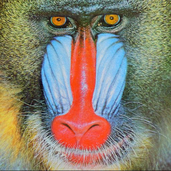
%> input picture Lab5-Segmentation/assets/baboon.png, 171 x 171 px, shrunk from 512 x 512 before the run
$ octave Task5.m   (GNU Octave 9; MATLAB toolbox functions it lacks are replaced by stand-ins)
%> lines starting %> are read from the running program, lines starting %| are printed output that depends on the picture
clear all; close all;
%% Read baboon image and create 3D scatter plot of RGB values
f = imread('../assets/baboon.png');
%> f is the input picture: size 171x171x3 uint8; mean R, G, B 137.4, 128.9, 113.2
[M, N, S] = size(f);
%> M = 171; N = 171; S = 3
F = reshape(f, [M*N S]);
R = F(:,1); G = F(:,2); B = F(:,3);
C = double(F)/255;

figure(1)
scatter3(R, G, B, 1, C);
xlabel('RED', 'FontSize', 14);
ylabel('GREEN', 'FontSize', 14);
zlabel('BLUE', 'FontSize', 14);
title('Baboon RGB Scatter Plot');

%% k-means clustering with different k values
k_values = [3, 5, 10, 15];
figure(2)
for i = 1:length(k_values)
    k = k_values(i);
    [L, centers] = imsegkmeans(f, k);
    J = label2rgb(L, im2double(centers));
    subplot(2, length(k_values), i)
    imshow(f)
    title(sprintf('Original (k=%d)', k));
    subplot(2, length(k_values), i + length(k_values))
    imshow(J)
    title(sprintf('Segmented k=%d', k));
end
%> this loop made 4 passes
%> centers on pass 1: [150 169 165; 223 100 67; 95 102 81]
%> pass 1, `[L, centers] = imsegkmeans(f, k);`:
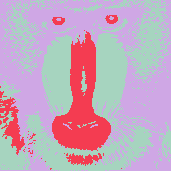
%> L: size 171x171 uint8; 3 distinct labels, from 1 to 3; one colour per label, 0 black
sgtitle('Baboon - k-means Segmentation');

%% Scatter plot with k=10 cluster centers overlaid
k = 10;
[L, centers] = imsegkmeans(f, k);
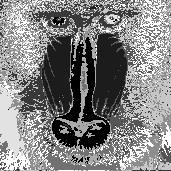
%> L: size 171x171 uint8; min 1, max 10, mean 5.6; drawn with min black and max white
%> centers = [235 80 49; 140 189 225; 60 60 47; 103 129 139; 175 174 161; 125 125 87; 218 108 107; 89 97 78; 193 165 79; 144 153 126]
figure(3)
scatter3(R, G, B, 1, C);
hold on
scatter3(centers(:,1), centers(:,2), centers(:,3), 100, 'black', 'filled');
xlabel('RED', 'FontSize', 14);
ylabel('GREEN', 'FontSize', 14);
zlabel('BLUE', 'FontSize', 14);
title(sprintf('Baboon RGB Scatter with k=%d Cluster Centers', k));

%% Display baboon segmented result (k=10)
J = label2rgb(L, im2double(centers));
figure(4)
montage({f, J});
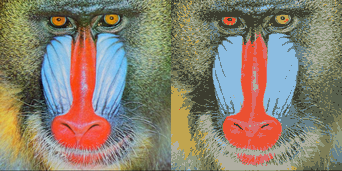
%> displayed picture: size 171x342x3, on the screen's scale of 0 to 255; mean R, G, B 137.4, 128.9, 113.2
title(sprintf('Baboon: Original vs Segmented (k=%d)', k));

%% Repeat for peppers.png
f2 = imread('../assets/peppers.png');
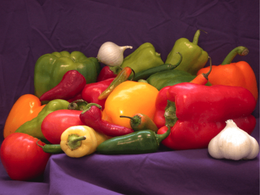
%> input picture Lab5-Segmentation/assets/peppers.png, 260 x 195 px, shrunk from 777 x 584 before the run
%> f2 is the input picture: size 195x260x3 uint8; mean R, G, B 113.9, 57.8, 56.4
[M2, N2, S2] = size(f2);
%> M2 = 195; N2 = 260; S2 = 3
F2 = reshape(f2, [M2*N2 S2]);
R2 = F2(:,1); G2 = F2(:,2); B2 = F2(:,3);
C2 = double(F2)/255;

figure(5)
subplot(1, length(k_values)+1, 1)
imshow(f2)
title('Original');
for i = 1:length(k_values)
    k = k_values(i);
    [L2, centers2] = imsegkmeans(f2, k);
    J2 = label2rgb(L2, im2double(centers2));
    subplot(1, length(k_values)+1, i+1)
    imshow(J2)
    title(sprintf('k=%d', k));
end
%> this loop made 4 passes
%> centers2 on pass 1: [189 148 150; 77 35 50; 196 95 44]
%> pass 1, `[L2, centers2] = imsegkmeans(f2, k);`:
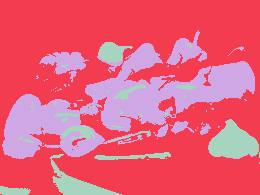
%> L2: size 195x260 uint8; 3 distinct labels, from 1 to 3; one colour per label, 0 black
%> pass 1, `J2 = label2rgb(L2, im2double(centers2));`:
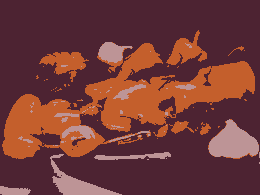
%> J2: size 195x260x3 uint8; mean R, G, B 114.1, 58.1, 56.3
sgtitle('Peppers - k-means Segmentation');
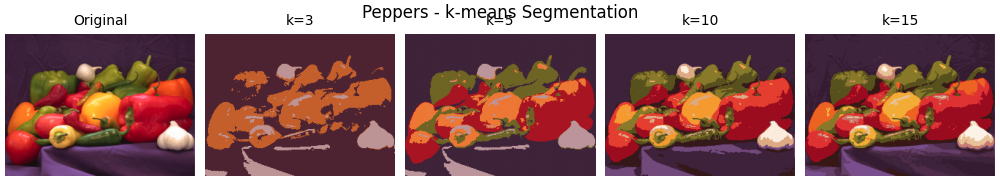
%> figure redrawn from the program's plot data, 5 panels
